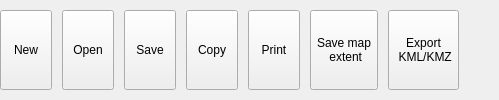
          <widget class="QWidget" name="mMyMapsTab">
           <attribute name="title">
            <string>My maps</string>
           </attribute>
           <layout class="QGridLayout" name="gridLayout_2">
            <property name="leftMargin">
             <number>0</number>
            </property>
            <property name="topMargin">
             <number>10</number>
            </property>
            <property name="rightMargin">
             <number>0</number>
            </property>
            <property name="bottomMargin">
             <number>10</number>
            </property>
            <property name="horizontalSpacing">
             <number>10</number>
            </property>
            <property name="verticalSpacing">
             <number>0</number>
            </property>
            <item row="0" column="8">
             <spacer name="horizontalSpacer">
              <property name="orientation">
               <enum>Qt::Horizontal</enum>
              </property>
              <property name="sizeHint" stdset="0">
               <size>
                <width>40</width>
                <height>20</height>
               </size>
              </property>
             </spacer>
            </item>
            <item row="0" column="1">
             <widget class="QgsRibbonButton" name="mOpenButton">
              <property name="sizePolicy">
               <sizepolicy hsizetype="MinimumExpanding" vsizetype="Fixed">
                <horstretch>0</horstretch>
                <verstretch>0</verstretch>
               </sizepolicy>
              </property>
              <property name="minimumSize">
               <size>
                <width>52</width>
                <height>80</height>
               </size>
              </property>
              <property name="maximumSize">
               <size>
                <width>114</width>
                <height>80</height>
               </size>
              </property>
              <property name="text">
               <string>Open</string>
              </property>
              <property name="iconSize">
               <size>
                <width>32</width>
                <height>32</height>
               </size>
              </property>
             </widget>
            </item>
            <item row="0" column="5">
             <widget class="QgsRibbonButton" name="mSaveMapExtentButton">
              <property name="sizePolicy">
               <sizepolicy hsizetype="MinimumExpanding" vsizetype="Fixed">
                <horstretch>0</horstretch>
                <verstretch>0</verstretch>
               </sizepolicy>
              </property>
              <property name="minimumSize">
               <size>
                <width>52</width>
                <height>80</height>
               </size>
              </property>
              <property name="maximumSize">
               <size>
                <width>114</width>
                <height>80</height>
               </size>
              </property>
              <property name="text">
               <string>Save map
 extent</string>
              </property>
              <property name="iconSize">
               <size>
                <width>32</width>
                <height>32</height>
               </size>
              </property>
             </widget>
            </item>
            <item row="0" column="2">
             <widget class="QgsRibbonButton" name="mSaveButton">
              <property name="sizePolicy">
               <sizepolicy hsizetype="MinimumExpanding" vsizetype="Fixed">
                <horstretch>0</horstretch>
                <verstretch>0</verstretch>
               </sizepolicy>
              </property>
              <property name="minimumSize">
               <size>
                <width>52</width>
                <height>80</height>
               </size>
              </property>
              <property name="maximumSize">
               <size>
                <width>114</width>
                <height>80</height>
               </size>
              </property>
              <property name="text">
               <string>Save</string>
              </property>
              <property name="iconSize">
               <size>
                <width>32</width>
                <height>32</height>
               </size>
              </property>
             </widget>
            </item>
            <item row="0" column="4">
             <widget class="QgsRibbonButton" name="mPrintButton">
              <property name="sizePolicy">
               <sizepolicy hsizetype="MinimumExpanding" vsizetype="Fixed">
                <horstretch>0</horstretch>
                <verstretch>0</verstretch>
               </sizepolicy>
              </property>
              <property name="minimumSize">
               <size>
                <width>52</width>
                <height>80</height>
               </size>
              </property>
              <property name="maximumSize">
               <size>
                <width>114</width>
                <height>80</height>
               </size>
              </property>
              <property name="text">
               <string>Print</string>
              </property>
              <property name="iconSize">
               <size>
                <width>32</width>
                <height>32</height>
               </size>
              </property>
             </widget>
            </item>
            <item row="0" column="6">
             <widget class="QgsRibbonButton" name="mExportKMLButton">
              <property name="sizePolicy">
               <sizepolicy hsizetype="MinimumExpanding" vsizetype="Fixed">
                <horstretch>0</horstretch>
                <verstretch>0</verstretch>
               </sizepolicy>
              </property>
              <property name="minimumSize">
               <size>
                <width>52</width>
                <height>80</height>
               </size>
              </property>
              <property name="maximumSize">
               <size>
                <width>114</width>
                <height>80</height>
               </size>
              </property>
              <property name="text">
               <string>Export
 KML/KMZ</string>
              </property>
              <property name="iconSize">
               <size>
                <width>32</width>
                <height>32</height>
               </size>
              </property>
             </widget>
            </item>
            <item row="0" column="0">
             <widget class="QgsRibbonButton" name="mNewButton">
              <property name="sizePolicy">
               <sizepolicy hsizetype="MinimumExpanding" vsizetype="Fixed">
                <horstretch>0</horstretch>
                <verstretch>0</verstretch>
               </sizepolicy>
              </property>
              <property name="minimumSize">
               <size>
                <width>52</width>
                <height>80</height>
               </size>
              </property>
              <property name="maximumSize">
               <size>
                <width>114</width>
                <height>80</height>
               </size>
              </property>
              <property name="text">
               <string>New</string>
              </property>
              <property name="iconSize">
               <size>
                <width>32</width>
                <height>32</height>
               </size>
              </property>
             </widget>
            </item>
            <item row="0" column="3">
             <widget class="QgsRibbonButton" name="mCopyButton">
              <property name="sizePolicy">
               <sizepolicy hsizetype="MinimumExpanding" vsizetype="Fixed">
                <horstretch>0</horstretch>
                <verstretch>0</verstretch>
               </sizepolicy>
              </property>
              <property name="minimumSize">
               <size>
                <width>52</width>
                <height>80</height>
               </size>
              </property>
              <property name="maximumSize">
               <size>
                <width>114</width>
                <height>80</height>
               </size>
              </property>
              <property name="text">
               <string>Copy</string>
              </property>
              <property name="iconSize">
               <size>
                <width>32</width>
                <height>32</height>
               </size>
              </property>
             </widget>
            </item>
           </layout>
           <zorder>mSaveButton</zorder>
           <zorder>mOpenButton</zorder>
           <zorder>mCopyButton</zorder>
           <zorder>mPrintButton</zorder>
           <zorder>horizontalSpacer</zorder>
           <zorder>mNewButton</zorder>
           <zorder>mSaveMapExtentButton</zorder>
           <zorder>mExportKMLButton</zorder>
          </widget>
